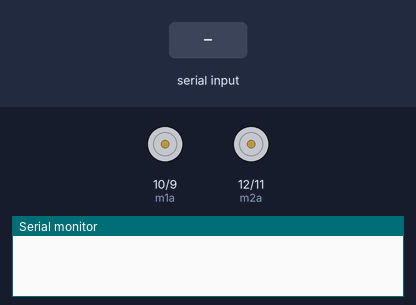
The sketch below on a simulated Arduino Uno, built with avr-gcc and run on an emulated ATmega328P. Shown: motor-driver pin pairs drawn as motors (green arrow = first pin HIGH = forward, orange = second pin HIGH = backward, longer = more drive), the last lines printed to the serial monitor. The test bench sets the inputs (shaded band).

Above: at 1.2 s.
1.3 s: "F" received over Serial
At 2.5 s:
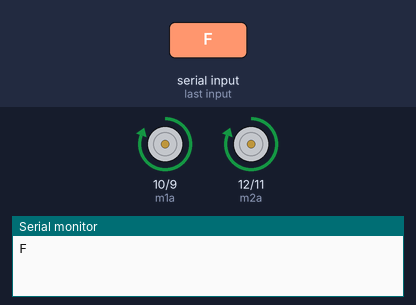
2.8 s: "B" received over Serial
At 3.8 s:
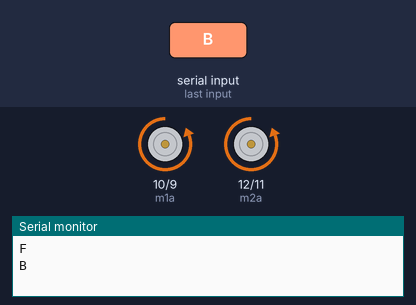
4.3 s: "L" received over Serial
At 5.0 s:
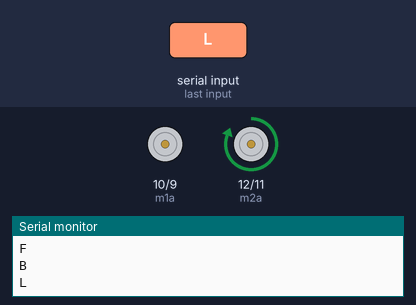
5.8 s: "R" received over Serial
At 6.1 s:
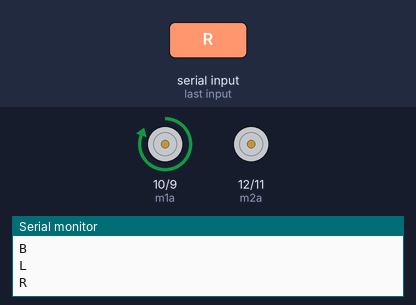
Timing chart, 0 to 8.3 s (numbered marks = the images above; inputs shaded):
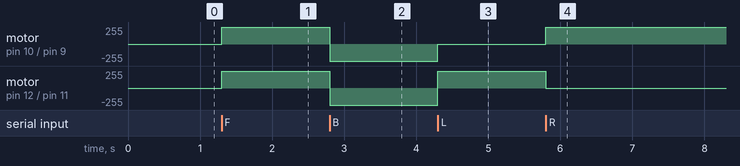

Measured:
- after the input at 1.3 s, motor on pin 10 (m1a) / pin 9 (m1b), motor on pin 12 (m2a) / pin 11 (m2b): stopped → forward 255/255 at once
- after the input at 2.8 s, motor on pin 10 (m1a) / pin 9 (m1b), motor on pin 12 (m2a) / pin 11 (m2b): forward 255/255 → backward 255/255 at once
- after the input at 4.3 s, motor on pin 10 (m1a) / pin 9 (m1b): backward 255/255 → stopped at once; motor on pin 12 (m2a) / pin 11 (m2b): backward 255/255 → forward 255/255 at once
- after the input at 5.8 s, motor on pin 10 (m1a) / pin 9 (m1b): stopped → forward 255/255 at once; motor on pin 12 (m2a) / pin 11 (m2b): forward 255/255 → stopped at once

The sketch:

Carrito_Bluetooth_Ivan_Espinoza.ino
```cpp
int m1a = 10;            //Motor 1, pin 10 del arduino va al pin 15 del L293B.
int m1b = 9;             //Motor 1, pin 9 del arduino va al pin 10 del L293B.
int m2a = 12;            //Motor 2, pin 12 DEL arduino va al pin 2 del L293B.
int m2b = 11;            //Motor 2, pin 11 del arduino va al pin 7 del L293B.
char val;

void setup()
{
pinMode(m1a, OUTPUT);  // Digital pin 10 set as output Pin
pinMode(m1b, OUTPUT);  // Digital pin 9 set as output Pin
pinMode(m2a, OUTPUT);  // Digital pin 12 set as output Pin
pinMode(m2b, OUTPUT);  // Digital pin 11 set as output Pin
Serial.begin(9600);
}

void loop()
{
  while (Serial.available() > 0)
  {
  val = Serial.read();
  Serial.println(val);
  }

  if( val == 'F')                   // Hacia adelante
    {
      digitalWrite(m1a, HIGH);
      digitalWrite(m1b, LOW);
      digitalWrite(m2a, HIGH);
      digitalWrite(m2b, LOW);
    }
  else if(val == 'B')              // Hacia atras
    {
      digitalWrite(m1a, LOW);
      digitalWrite(m1b, HIGH);
      digitalWrite(m2a, LOW);
      digitalWrite(m2b, HIGH);
    }

    else if(val == 'L')             // Izquierda
    {
    digitalWrite(m1a, LOW);
    digitalWrite(m1b, LOW);
    digitalWrite(m2a, HIGH);
    digitalWrite(m2b, LOW);
    }
    else if(val == 'R')              //Derecha
    {
    digitalWrite(m1a, HIGH);
    digitalWrite(m1b, LOW);
    digitalWrite(m2a, LOW);
    digitalWrite(m2b, LOW);
    }
      else if(val == 'S')               //Stop - Pare, Carrito detenido
    {
    digitalWrite(m1a, LOW);
    digitalWrite(m1b, LOW);
    digitalWrite(m2a, LOW);
    digitalWrite(m2b, LOW);
    }
}
```
